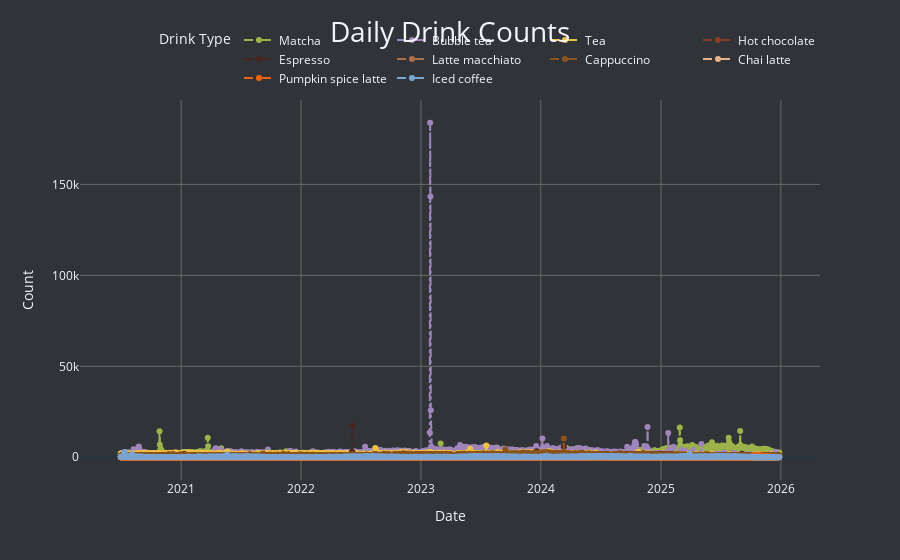

The code cell stored with this chart in its notebook:
### Code cell
fig = go.Figure()

drinks = data.columns[1:]
colours = ['#9CB349', '#9f85bb', '#f0c03f', "#8a3d25", "#47231e", "#AD704D", "#8b541d", "#eab287", "#ed6313", "#7ba4d1"]

for i, drink in enumerate(drinks):
    fig.add_trace(go.Scatter(
        x=data["Date"],
        y=data[drink],
        mode='lines+markers',
        name=drink,
        line=dict(
            color=colours[i],
            dash='dashdot',
            width=2
        ),
        marker=dict(size=6)
    ))

fig.update_layout(
    title=dict(
        text="Daily Drink Counts",
        font=dict(size=28),
        x=0.5,
        y=0.96
    ),
    xaxis_title="Date",
    yaxis_title="Count",
    template="plotly_dark",
    legend=dict(
        title="Drink Type",
        orientation="h",
        yanchor="bottom",
        y=1.02,
        xanchor="right",
        x=1
    ),
    xaxis=dict(showgrid=True, gridcolor='dimgrey'),
    yaxis=dict(showgrid=True, gridcolor='dimgrey'),
    plot_bgcolor='#303438',
    paper_bgcolor='#303438'
)

fig.show()

### Figure 1 — Plotly figure (JSON) as saved in the notebook; plotly's stock layout.template omitted (floating-point values rounded to 4 significant figures; data arrays with more than 128 entries replaced by an {"elided": "..."} marker saying what was removed)
{"data": [{"line": {"color": "#9CB349", "dash": "dashdot", "width": 2}, "marker": {"size": 6}, "mode": "lines+markers", "name": "Matcha", "type": "scatter", "x": {"elided": "2006 str values"}, "y": {"elided": "2006 int values"}}, {"line": {"color": "#9f85bb", "dash": "dashdot", "width": 2}, "marker": {"size": 6}, "mode": "lines+markers", "name": "Bubble tea", "type": "scatter", "x": {"elided": "2006 str values"}, "y": {"elided": "2006 int values"}}, {"line": {"color": "#f0c03f", "dash": "dashdot", "width": 2}, "marker": {"size": 6}, "mode": "lines+markers", "name": "Tea", "type": "scatter", "x": {"elided": "2006 str values"}, "y": {"elided": "2006 int values"}}, {"line": {"color": "#8a3d25", "dash": "dashdot", "width": 2}, "marker": {"size": 6}, "mode": "lines+markers", "name": "Hot chocolate", "type": "scatter", "x": {"elided": "2006 str values"}, "y": {"elided": "2006 int values"}}, {"line": {"color": "#47231e", "dash": "dashdot", "width": 2}, "marker": {"size": 6}, "mode": "lines+markers", "name": "Espresso", "type": "scatter", "x": {"elided": "2006 str values"}, "y": {"elided": "2006 int values"}}, {"line": {"color": "#AD704D", "dash": "dashdot", "width": 2}, "marker": {"size": 6}, "mode": "lines+markers", "name": "Latte macchiato", "type": "scatter", "x": {"elided": "2006 str values"}, "y": {"elided": "2006 int values"}}, {"line": {"color": "#8b541d", "dash": "dashdot", "width": 2}, "marker": {"size": 6}, "mode": "lines+markers", "name": "Cappuccino", "type": "scatter", "x": {"elided": "2006 str values"}, "y": {"elided": "2006 int values"}}, {"line": {"color": "#eab287", "dash": "dashdot", "width": 2}, "marker": {"size": 6}, "mode": "lines+markers", "name": "Chai latte", "type": "scatter", "x": {"elided": "2006 str values"}, "y": {"elided": "2006 int values"}}, {"line": {"color": "#ed6313", "dash": "dashdot", "width": 2}, "marker": {"size": 6}, "mode": "lines+markers", "name": "Pumpkin spice latte", "type": "scatter", "x": {"elided": "2006 str values"}, "y": {"elided": "2006 int values"}}, {"line": {"color": "#7ba4d1", "dash": "dashdot", "width": 2}, "marker": {"size": 6}, "mode": "lines+markers", "name": "Iced coffee", "type": "scatter", "x": {"elided": "2006 str values"}, "y": {"elided": "2006 int values"}}], "layout": {"legend": {"orientation": "h", "title": {"text": "Drink Type"}, "x": 1, "xanchor": "right", "y": 1.02, "yanchor": "bottom"}, "paper_bgcolor": "#303438", "plot_bgcolor": "#303438", "title": {"font": {"size": 28}, "text": "Daily Drink Counts", "x": 0.5, "y": 0.96}, "xaxis": {"gridcolor": "dimgrey", "showgrid": true, "title": {"text": "Date"}}, "yaxis": {"gridcolor": "dimgrey", "showgrid": true, "title": {"text": "Count"}}}}
